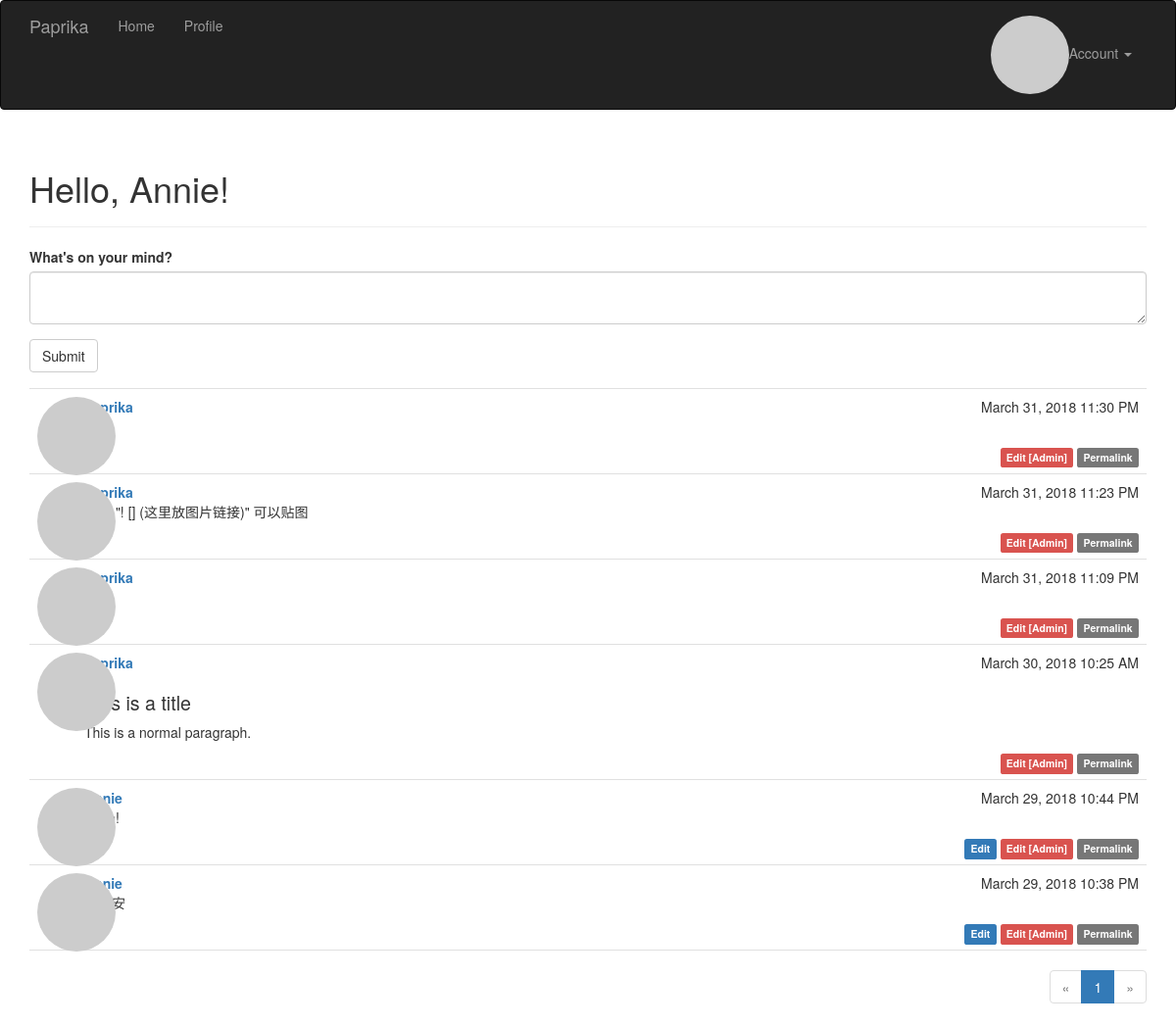
/ (signed in), run on the app's committed database.
### app/models.py (models this page shows, shortened)
class User(UserMixin, db.Model):
    __tablename__ = 'users'
    id = db.Column(db.Integer, primary_key=True)
    email = db.Column(db.String(64), unique=True, index=True)
    username = db.Column(db.String(64), unique=True, index=True)
    role_id = db.Column(db.Integer, db.ForeignKey('roles.id'))
    password_hash = db.Column(db.String(128))
    confirmed = db.Column(db.Boolean, default=False)
    name = db.Column(db.String(64))
    location = db.Column(db.String(64))
    about_me = db.Column(db.Text())
    member_since = db.Column(db.DateTime(), default=datetime.now)
    last_seen = db.Column(db.DateTime(), default=datetime.now)
    followed = db.relationship('Follow', foreign_keys=[Follow.follower_id], backref=db.backref('follower', lazy='joined'), lazy='dynamic', cascade='all, delete-orphan')
    follower = db.relationship('Follow', foreign_keys=[Follow.followed_id],
                               backref=db.backref('followed', lazy='joined'), lazy='dynamic',
                               cascade='all, delete-orphan')
    avatar_hash = db.Column(db.String(32))
    posts = db.relationship('Post', backref='author', lazy='dynamic')
    @property
    def password(self):
        raise AttributeError('password is not a readable attribute')
    def can(self, permissions):
        return self.role is not None and self.role.has_permission(permissions)
    def is_admin(self):
        return self.can(Permission.ADMINISTER)
    def ping(self):
        self.last_seen = datetime.now()
        db.session.add(self)
    def gravatar(self, size=100, default='identicon', rating='g'):
        if request.is_secure:
            url = 'https://secure.gravatar.com/avatar'
        else:
            url = 'https://www.gravatar.com/avatar'
        hash = self.avatar_hash or hashlib.md5(self.email.encode('utf-8')).hexdigest()
        return '{url}/{hash}?s={size}&d={default}&r={rating}'.format(
            url=url, hash=hash, size=size, default=default, rating=rating)

class Post(db.Model):
    __tablename__ = 'posts'
    id = db.Column(db.Integer, primary_key=True)
    body = db.Column(db.Text)
    timestamp = db.Column(db.DateTime, index=True, default=datetime.now)
    author_id = db.Column(db.Integer, db.ForeignKey('users.id'))
    body_html = db.Column(db.Text)

### app/main/views.py (the view)
@main.route('/', methods=['GET', 'POST'])
def index():
    form = PostForm()
    if current_user.can(Permission.WRITE) and form.validate_on_submit():
        post = Post(body=form.body.data, author=current_user._get_current_object()) # 11章「博客文章」有说明，获取真正的用户对象
        db.session.add(post)
        db.session.commit()
        return redirect(url_for('.index'))
    page = request.args.get('page', 1, type=int)
    pagination = Post.query.order_by(Post.timestamp.desc()).paginate(page, per_page=current_app.config['FLASKY_POSTS_PER_PAGE'], error_out=False)
    posts = pagination.items
    return render_template('index.html', form=form, posts=posts, pagination=pagination)

### app/main/forms.py
class PostForm(FlaskForm):
    body = PageDownField("What's on your mind?", validators=[DataRequired()])
    submit = SubmitField('Submit')

### app/auth/views.py (called while the page is built)
@auth.before_app_request
def before_request():
    if current_user.is_authenticated:
        current_user.ping()
        if  not current_user.confirmed \
                and request.endpoint \
                and request.blueprint != 'auth' \
                and request.endpoint != 'static':
            return redirect(url_for('auth.unconfirmed'))

### app/main/__init__.py (called while the page is built)
@main.app_context_processor
def inject_permission():
    return dict(Permission=Permission)

### app/models.py (called while the page is built)
@login_manager.user_loader
def load_user(user_id):
    return User.query.get(int(user_id))

    def has_permission(self, perm):
        return self.permissions & perm == perm

### app/templates/index.html (shortened to what this page needs)
{% extends "base.html" %}
{% import "bootstrap/wtf.html" as wtf %}
{% import "_macros.html" as macros %}
{% block page_content %}
<div class="page-header">
    <h1>Hello, {% if current_user.is_authenticated %}{{ current_user.username }}{% else %}Stranger{% endif %}!</h1>
</div>
<div>
	{% if current_user.can(Permission.WRITE) %}
	{{ wtf.quick_form(form) }}
	{% endif %}
</div>
{% include '_posts.html' %}
{% if pagination %}
<div class="pagination">
    {{ macros.pagination_widget(pagination, '.index') }}
</div>
{% endif %}
{% endblock %}

### app/templates/_posts.html (shortened to what this page needs)
<ul class="posts">
    {% for post in posts %}
    <li class="post">
        <div class="post-thumbnail">
            <a href="{{ url_for('.user', username=post.author.username) }}">
                <img class="img-circle profile-thumbnail" src="{{ post.author.gravatar(size=40) }}">
            </a>
        </div>
        <div class="post-content">
            <div class="post-date">{{ moment(post.timestamp).format("LLL") }}</div>
            <div class="post-author"><a href="{{ url_for('.user', username=post.author.username) }}">{{ post.author.username }}</a></div>
            <div class="post-body">
                {% if post.body_html %}
                    {{ post.body_html | safe}}
                {% else %}
                    {{ post.body }}
                {% endif %}
            </div>
            <div class="post-footer">
                {% if current_user == post.author %}
                <a href="{{ url_for('.edit', id=post.id) }}">
                    <span class="label label-primary">Edit</span>
                </a>
                {% endif %}
                {% if current_user.is_admin() %}
                <a href="{{ url_for('.edit', id=post.id) }}">
                    <span class="label label-danger">Edit [Admin]</span>
                </a>
                {% endif %}
                <a href="{{ url_for('.post', id=post.id) }}">
                    <span class="label label-default">Permalink</span>
                </a>
            </div>
        </div>
    </li>
    {% endfor %}
</ul>

### app/static/styles.css (style rules this page uses)
.profile-thumbnail { position: absolute; }
ul.posts { list-style-type: none; padding: 0px; margin: 16px 0px 0px 0px; border-top: 1px solid #e0e0e0; }
ul.posts li.post { padding: 8px; border-bottom: 1px solid #e0e0e0; }
div.post-date { float: right; }
div.post-author { font-weight: bold; }
div.post-thumbnail { position: absolute; }
div.post-content { margin-left: 48px; min-height: 48px; }
div.post-footer { text-align: right; }
div.pagination { width: 100%; text-align: right; padding: 0px; margin: 0px; }
.post-body h1 { font-size: 140%; }

### app/templates/_posts.html (style rules this page uses)
div.post-footer { text-align: right; }

### data on the page
User: username "Annie"
Post: timestamp "March 31, 2018 11:30 PM", author.username "paprika"
Post: timestamp "March 31, 2018 11:23 PM", author.username "paprika", body_html "使用 \"! [] (这里放图片链接)\" 可以贴图"
Post: timestamp "March 31, 2018 11:09 PM", author.username "paprika"
Post: timestamp "March 30, 2018 10:25 AM", author.username "paprika", body_html "This is a title This is a normal paragraph."
Post: timestamp "March 29, 2018 10:44 PM"
Post: timestamp "March 29, 2018 10:38 PM"

### other printed values
{{ p }} "1"
